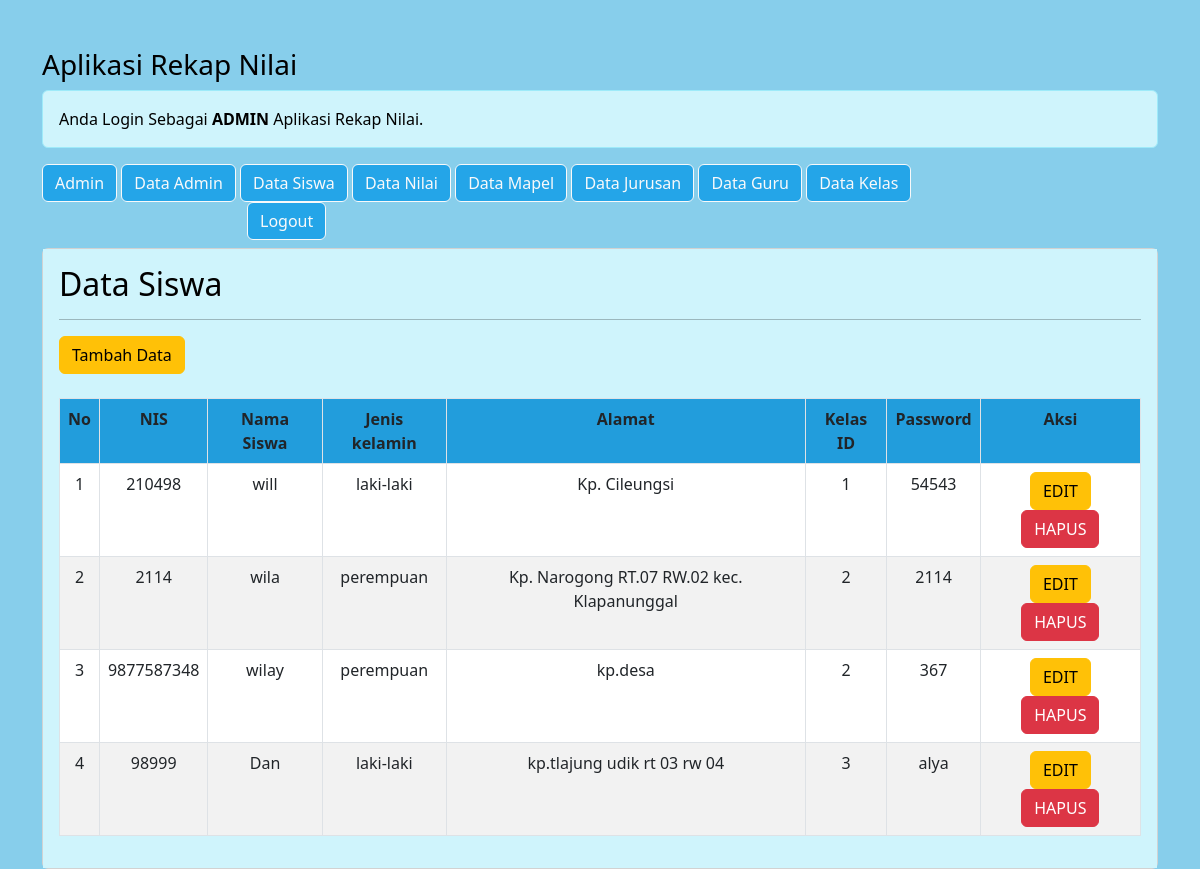
The page /admin/admin.php?url=bacasiswa (signed in) on the database its author committed.
### tables this page shows
CREATE TABLE `siswa` (
  `nis` varchar(255) NOT NULL,
  `nama_siswa` varchar(50) NOT NULL,
  `jk` enum('laki-laki','perempuan','','') NOT NULL,
  `alamat` text NOT NULL,
  `kelas_id` int(3) NOT NULL,
  `password` varchar(10) NOT NULL
);

### admin/bacasiswa.php (the view, shortened to what this page needs)
<!DOCTYPE html>
<html>
<body>
   <h2>Data Siswa</h2>
      <hr>
	  <input type="button" value="Tambah Data" class='btn btn-warning' onclick="location.href='?url=tambahsiswa'">
      <table class="table table-striped table-bordered" style="background-color: #FFFFFF;">
	  <br><br>
		<tr class="fw-bold" align="center" style="background-color: #24A5E8;">
			<td>No</td>
			<td>NIS</td>
		    <td>Nama Siswa</td>
		    <td>Jenis kelamin</td>
		    <td>Alamat</td>
			<td>Kelas ID</td>
			<td>Password</td>
	    	<td>Aksi</td>
		</tr>
		<?php
			$no=1;
			$sql="SELECT * FROM siswa";
			$query= mysqli_query($db_link,$sql);
			while($data = mysqli_fetch_array($query))
			{
			    ?>
				<tr align="center">
					<td><?php echo "$no"; ?></td>
					<td><?php echo "$data[nis]"; ?></td>
					<td><?php echo "$data[nama_siswa]"; ?></td>
					<td><?php echo "$data[jk]"; ?></td>
					<td><?php echo "$data[alamat]"; ?></td>
					<td><?php echo "$data[kelas_id]"; ?></td>
					<td><?php echo "$data[password]"; ?></td>
					<td align="center">
						<a href="?url=editsiswa&id=<?php echo "$data[nis]"; ?>" class='btn btn-warning'>EDIT</a>
						<a href="?url=hapussiswa&id=<?php echo "$data[nis]"; ?>" class='btn btn-danger'  onclick="return confirm('Anda yakin?')">HAPUS</a>
					</td>
				</tr>
				<?php
				$no++;
			}
		?>
		</table>
</body>
</html>

### rows shown on the page
siswa: nis "210498", nama_siswa "will", jk "laki-laki", alamat "Kp. Cileungsi", kelas "1", password "54543"
siswa: nis "2114", nama_siswa "wila", jk "perempuan", alamat "Kp. Narogong RT.07 RW.02 kec. Klapanunggal", kelas "2", password "2114"
siswa: nis "9877587348", nama_siswa "wilay", jk "perempuan", alamat "kp.desa", kelas "2", password "367"
siswa: nis "98999", nama_siswa "Dan", jk "laki-laki", alamat "kp.tlajung udik rt 03 rw 04", kelas "3", password "alya"
